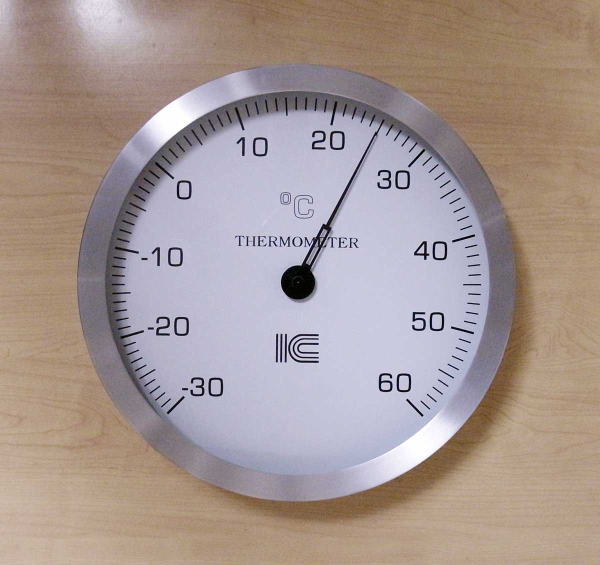
#> input picture model/real_images/7.jpg, 1200 x 1130 px (shown at 1/2 size)
$ python affine_transformation.py
#> lines starting #> are read from the running program, lines starting #| are printed output that depends on the picture; after the words box and inside, x2 and y2 are one past the last pixel; in counts of white or black regions, pixels touching at a corner belong together
import cv2
import numpy as np
import sys
import math

# ==========================================
# 設定項目
# ==========================================
INPUT_IMAGE = "7.jpg"        # 読み込む画像ファイル名
OUTPUT_IMAGE = "flat.jpg"    # 保存する画像ファイル名
OUTPUT_SIZE = 800            # 出力する画像のサイズ（正方形のピクセル数）
# ==========================================

# グローバル変数
pts = []
dragging_idx = -1
img_disp = None
img_original_resized = None

def mouse_callback(event, x, y, flags, param):
    global pts, dragging_idx

    # 左クリックを押したとき（近くの点を探して掴む）
    if event == cv2.EVENT_LBUTTONDOWN:
        for i, pt in enumerate(pts):
            dist = math.hypot(pt[0] - x, pt[1] - y)
            if dist < 20:  # 20ピクセル以内なら吸い付くように掴む
                dragging_idx = i
                break

    # ドラッグ中（掴んでいる点の座標を更新）
    elif event == cv2.EVENT_MOUSEMOVE:
        if dragging_idx != -1:
            pts[dragging_idx] = [x, y]

    # 左クリックを離したとき（掴むのをやめる）
    elif event == cv2.EVENT_LBUTTONUP:
        dragging_idx = -1

def main():
    global pts, img_disp, img_original_resized

    img = cv2.imread(INPUT_IMAGE)
#> img is the input picture: shape (1130, 1200, 3); mean B, G, R 147.4, 151.4, 166.3
    if img is None:
        print(f"エラー: {INPUT_IMAGE} が見つかりません。")
        sys.exit()

    # 画面に収まるようにリサイズ
    h, w = img.shape[:2]
#> h = 1130; w = 1200
    scale = 800 / max(h, w)
#> scale = 0.667
    img_original_resized = cv2.resize(img, (int(w * scale), int(h * scale)))
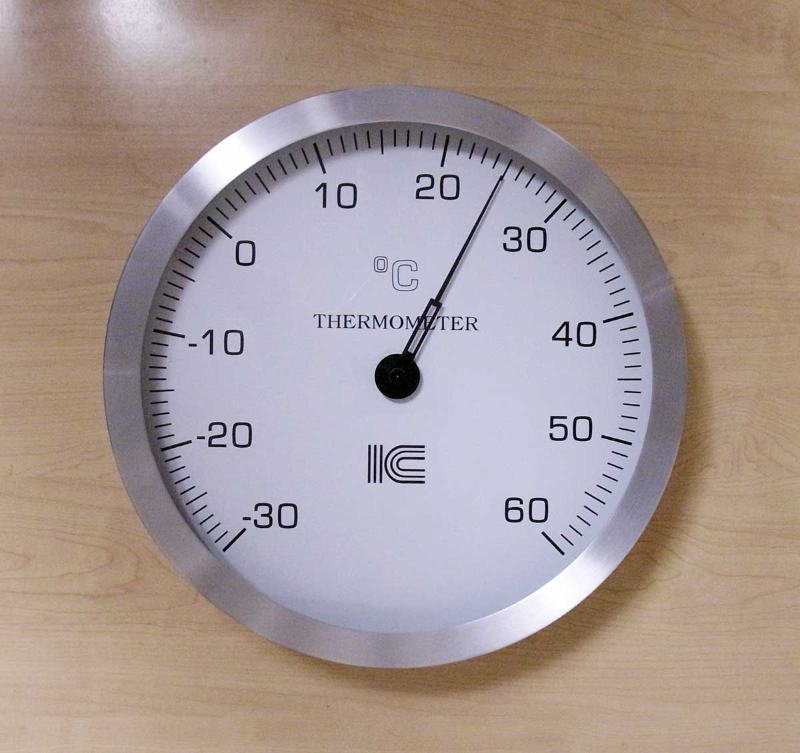
#> img_original_resized: shape (753, 800, 3); mean B, G, R 147.3, 151.3, 166.2

    dh, dw = img_original_resized.shape[:2]
#> dh = 753; dw = 800

    # 初期状態の4点（計器の「上・右・下・左」を想定した十字配置）
    cx, cy = dw // 2, dh // 2
#> cx = 400; cy = 376
    r = min(dw, dh) // 3
#> r = 251
    pts = [
        [cx, cy - r],  # 0: 上 (Top)
        [cx + r, cy],  # 1: 右 (Right)
        [cx, cy + r],  # 2: 下 (Bottom)
        [cx - r, cy]   # 3: 左 (Left)
    ]

    # 変換後の真円が内接する正方形における「上・右・下・左」のターゲット座標
    W = OUTPUT_SIZE
    dst_pts = np.array([
        [W / 2, 0],         # 上
        [W, W / 2],         # 右
        [W / 2, W],         # 下
        [0, W / 2]          # 左
    ], dtype=np.float32)

    # リアルタイムで楕円を描画するための真円ポイント群（100角形）
    theta = np.linspace(0, 2 * np.pi, 100)
    circle_pts = np.column_stack((W / 2 + (W / 2) * np.cos(theta), W / 2 + (W / 2) * np.sin(theta))).astype(np.float32)
    circle_pts = np.array([circle_pts]) # perspectiveTransform用の配列形状に変換

    cv2.namedWindow("Drag & Drop - Ellipse Fit", cv2.WINDOW_NORMAL)
    cv2.setMouseCallback("Drag & Drop - Ellipse Fit", mouse_callback)

    print("--- 使い方 ---")
    print("1. 点をドラッグし、計器盤の【12時・3時・6時・9時】のフチに合わせます。")
    print("2. リアルタイムで『緑色の楕円』が描画されるので、計器の輪郭にピッタリ合うように微調整してください。")
    print("3. 位置が完璧に決まったら『Enter』キーを押すと変換・保存されます。")
    print("4. 『q』キーを押すとキャンセルして終了します。")

    while True:
        img_disp = img_original_resized.copy()

        src_pts = np.array(pts, dtype=np.float32)

        try:
            # 4点から逆変換行列（出力用の真円 -> 入力画像の楕円）を計算
            M_inv = cv2.getPerspectiveTransform(dst_pts, src_pts)

            # 真円の座標群を、現在の4点で作られる楕円の座標群に変換
            ellipse_pts = cv2.perspectiveTransform(circle_pts, M_inv)

            # リアルタイムで楕円のガイドラインを描画（緑色）
            cv2.polylines(img_disp, np.int32(ellipse_pts), isClosed=True, color=(0, 255, 0), thickness=2)

            # 十字の補助線（上と下、左と右を結ぶ線）
            cv2.line(img_disp, tuple(pts[0]), tuple(pts[2]), (255, 255, 255), 1, cv2.LINE_AA)
            cv2.line(img_disp, tuple(pts[1]), tuple(pts[3]), (255, 255, 255), 1, cv2.LINE_AA)
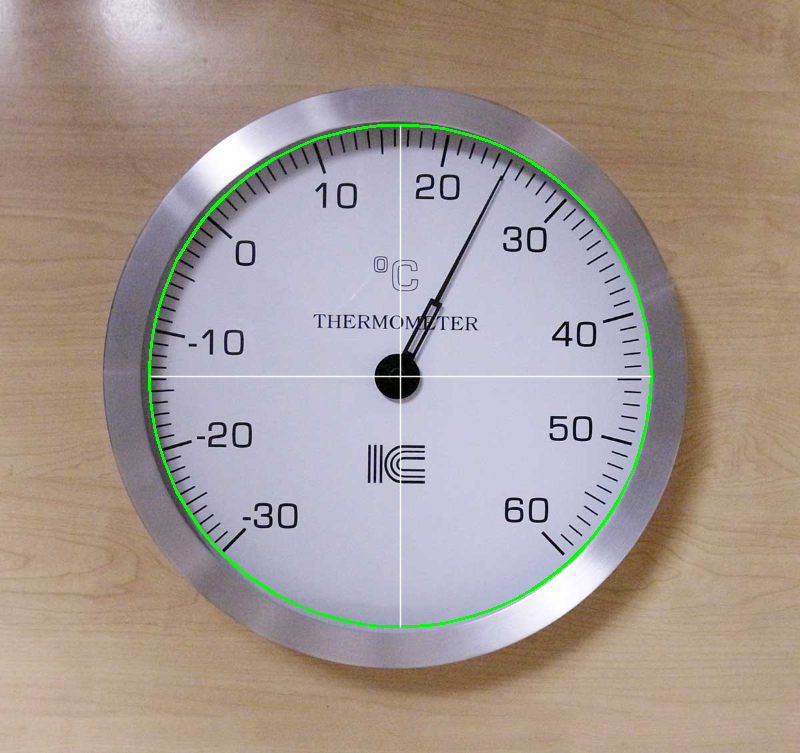
#> img_disp: shape (753, 800, 3); mean B, G, R 146.4, 152.5, 165.5

        except cv2.error:
            # 4点が一直線上にあるなど、行列計算が一時的に破綻した場合のクラッシュ回避
            pass

        # 4つの操作点（ドラッグ中は赤色になる）を描画
        labels = ["12 o'clock", "3 o'clock", "6 o'clock", "9 o'clock"]
        for i, pt in enumerate(pts):
            color = (0, 0, 255) if i == dragging_idx else (0, 255, 255)
            cv2.circle(img_disp, (pt[0], pt[1]), 8, color, -1)
            cv2.putText(img_disp, labels[i], (pt[0] + 15, pt[1] - 15), cv2.FONT_HERSHEY_SIMPLEX, 0.6, (0, 255, 255), 2)
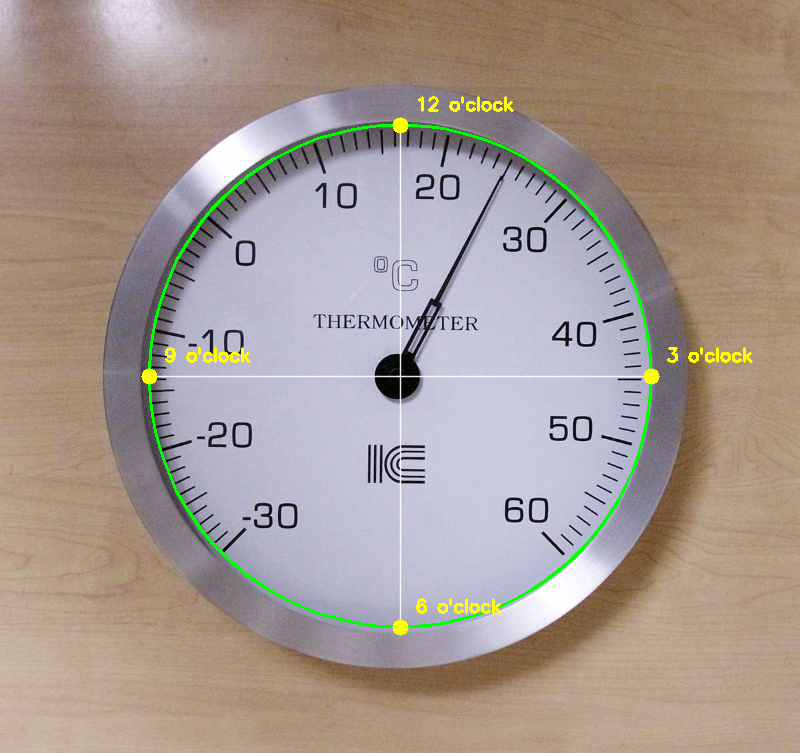
#> img_disp: shape (753, 800, 3); 0.5% of pixels changed, all inside (x1, y1, x2, y2) = (141, 96, 753, 636)

        cv2.imshow("Drag & Drop - Ellipse Fit", img_disp)

        # 20ミリ秒ごとにキー入力を待つ（画面を更新し続けるため）
        key = cv2.waitKey(20) & 0xFF
#> (key q is pressed here)
        if key == 13:  # Enterキー
            break
        elif key == ord('q'):  # qキー
            print("キャンセルされました。")
            cv2.destroyAllWindows()
            sys.exit()
#> (the program exits here)

$ run again, with model/real_images/10.jpg copied over model/real_images/7.jpg
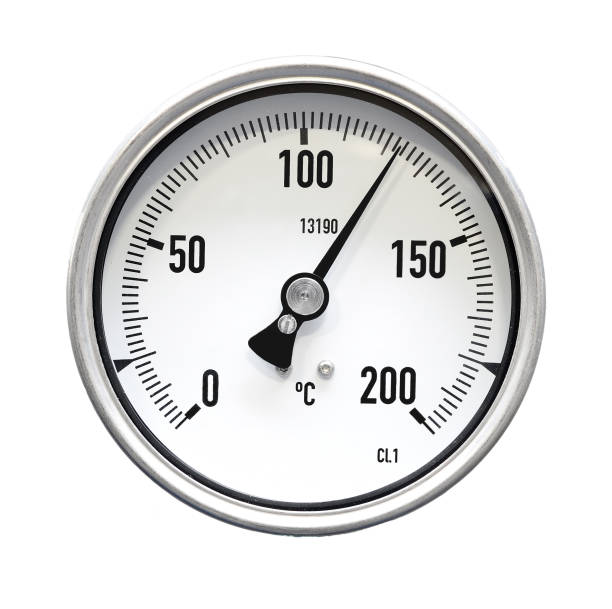
#> input picture model/real_images/10.jpg, 612 x 609 px
#> in main, img is the input picture: shape (609, 612, 3); mean B, G, R 224.6, 224.8, 224.8
#> in main, `cv2.line(img_disp, tuple(pts[0]), tuple(pts[2]), (255, 255, 255), 1, c..`:
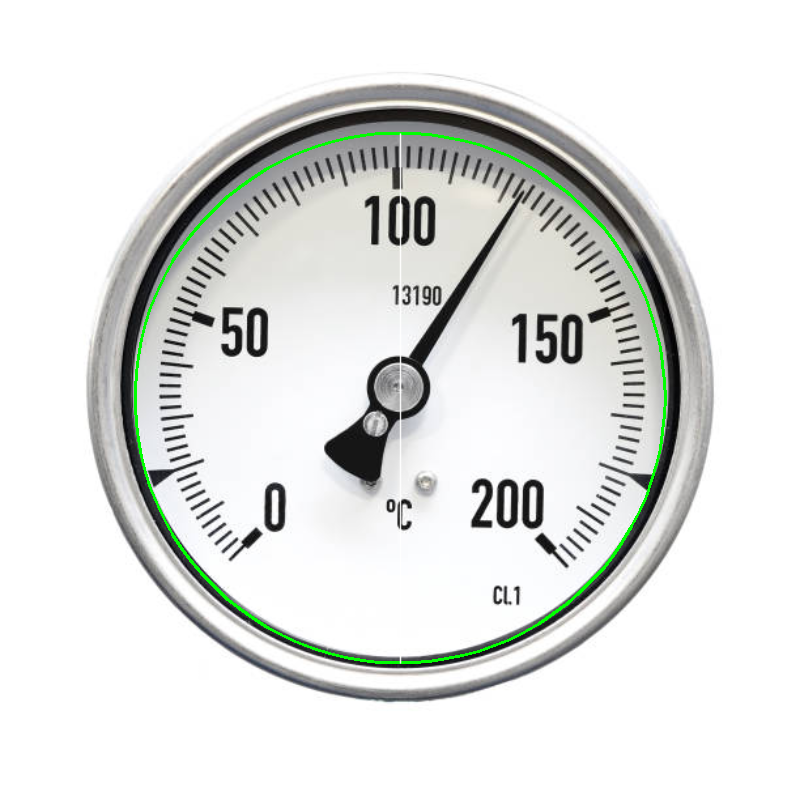
#> img_disp: shape (796, 800, 3); mean B, G, R 223.7, 225.9, 223.9
#> after the loop in main, `for i, pt in enumerate(pts):`:
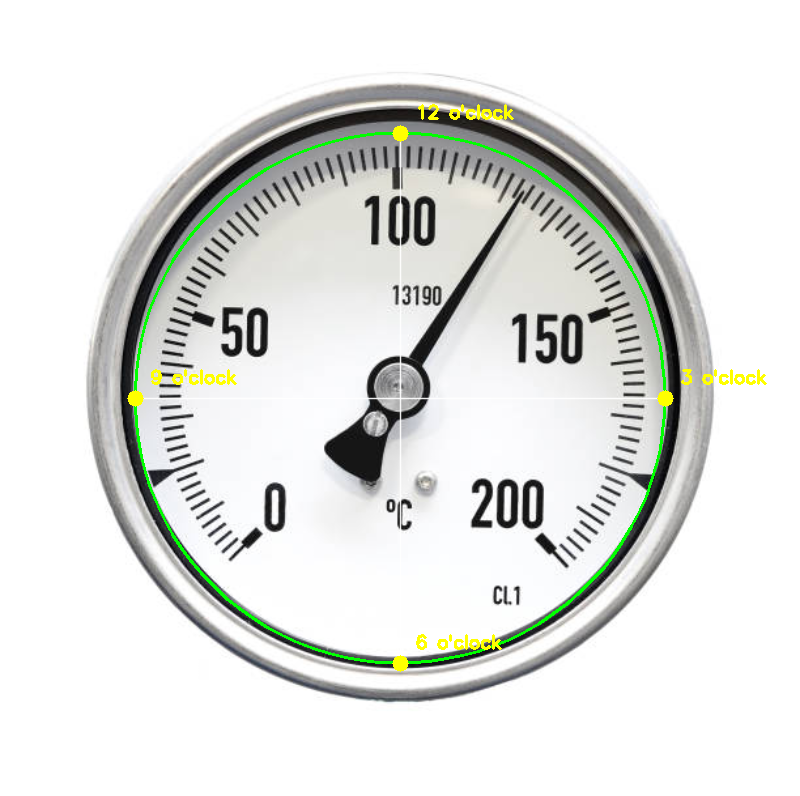
#> img_disp: shape (796, 800, 3); mean B, G, R 222.9, 226.2, 224.3
